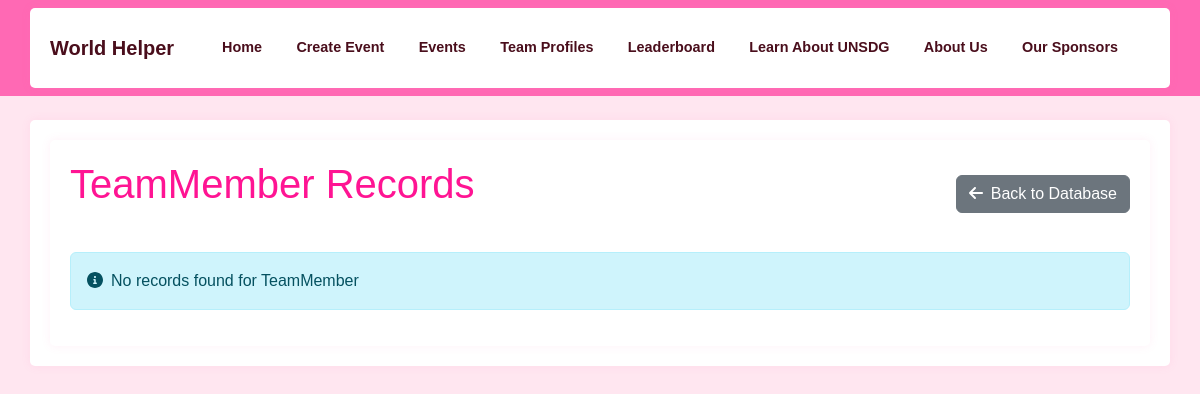
The app's page /database/TeamMember, older data.
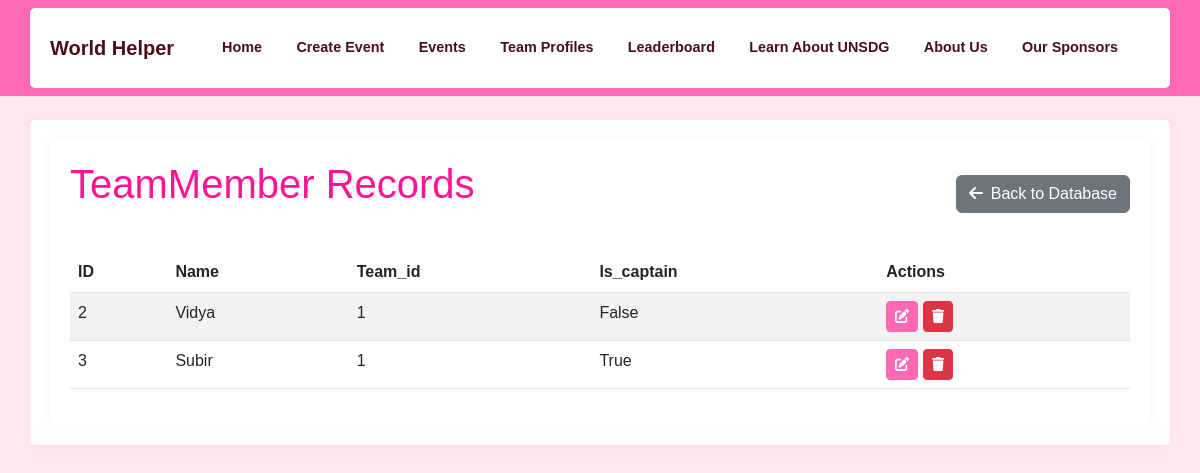
The same page, newer data.
### app/models.py (models this page shows)
class TeamMember(db.Model):
    id = db.Column(db.Integer, primary_key=True)
    name = db.Column(db.String(64), nullable=False)
    team_id = db.Column(db.Integer, db.ForeignKey('team.id', ondelete='CASCADE'), nullable=False)
    is_captain = db.Column(db.Boolean, default=False)
    __table_args__ = (
        db.UniqueConstraint('team_id', 'name', name='unique_member_per_team'),
    )
    def to_dict(self):
        return {
            'id': self.id,
            'name': self.name,
            'team_id': self.team_id,
            'is_captain': self.is_captain
        }

### app/admin/routes.py (the view)
@bp.route('/database/<model_name>')
def view_model(model_name):
    models = {
        'Team': Team,
        'Event': Event,
        'TeamMember': TeamMember,
        'BingoCard': BingoCard,
        'Notification': Notification
    }
    if model_name not in models:
        flash(('Invalid model name', request.path), 'error')
        return redirect(url_for('admin.manage_database'))
    model = models[model_name]
    records = model.query.all()
    records = [record.to_dict() for record in records]  # Convert to dictionaries
    return render_template('admin/view_model.html', model_name=model_name, records=records)

### app/templates/admin/view_model.html (shortened to what this page needs)
{% extends "base.html" %}
{% block content %}
<div class="container">
    <div class="d-flex justify-content-between align-items-center mb-4">
        <h1>{{ model_name }} Records</h1>
        <a href="{{ url_for('admin.manage_database') }}" class="btn btn-secondary">
            <i class="fas fa-arrow-left me-2"></i>Back to Database
        </a>
    </div>
    {% if records %}
    <div class="table-responsive">
        <table class="table table-striped table-hover">
            <thead>
                <tr>
                    <th>ID</th>
                    {% for key in records[0].keys() %}
                    {% if key != 'id' %}
                    <th>{{ key|title }}</th>
                    {% endif %}
                    {% endfor %}
                    <th>Actions</th>
                </tr>
            </thead>
            <tbody>
                {% for record in records %}
                <tr>
                    <td>{{ record.id }}</td>
                    {% for key, value in record.items() %}
                    {% if key != 'id' %}
                    <td>
                        {% if key.endswith('_at') and value %}
                            {{ value|datetime }}
                        {% else %}
                            {{ value }}
                        {% endif %}
                    </td>
                    {% endif %}
                    {% endfor %}
                    <td>
                        <button class="btn btn-primary btn-sm" onclick="openEditModal('{{ model_name }}', {{ record.id }})">
                            <i class="fas fa-edit"></i>
                        </button>
                        <form method="POST"
                              action="{{ url_for('admin.delete_record', model_name=model_name, id=record.id) }}"
                              class="d-inline"
                              onsubmit="return confirm('Are you sure you want to delete this record?')">
                            <button type="submit" class="btn btn-danger btn-sm">
                                <i class="fas fa-trash"></i>
                            </button>
                        </form>
                    </td>
                </tr>
                {% endfor %}
            </tbody>
        </table>
    </div>
    {% else %}
    <div class="alert alert-info">
        <i class="fas fa-info-circle me-2"></i>No records found for {{ model_name }}
    </div>
    {% endif %}
</div>
{% endblock %}

Row changes from the older to the newer data that the page shows:
added TeamMember: id "2", name "Vidya", record "1" "False"
added TeamMember: id "3", name "Subir", record "1" "True"
Text that changed along with them:
{{ model_name }}: "TeamMember" → (not shown)
text no longer shown: "No records found for"
text now shown: "ID Actions"
new list line: "Name"
new list line: "Team_id"
new list line: "Is_captain"
